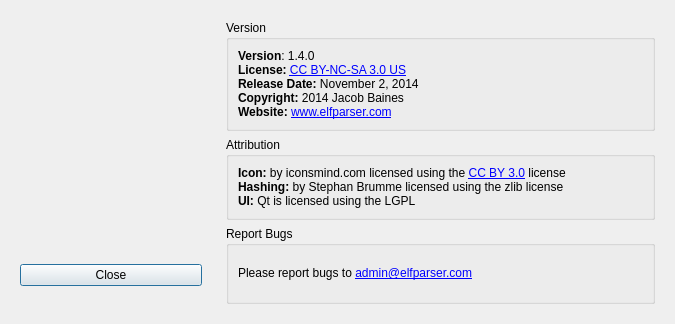
<?xml version="1.0" encoding="UTF-8"?>
<ui version="4.0">
 <class>About</class>
 <widget class="QDialog" name="About">
  <property name="geometry">
   <rect>
    <x>0</x>
    <y>0</y>
    <width>675</width>
    <height>324</height>
   </rect>
  </property>
  <property name="windowTitle">
   <string>Dialog</string>
  </property>
  <layout class="QHBoxLayout" name="horizontalLayout">
   <item>
    <widget class="QFrame" name="frame_3">
     <property name="sizePolicy">
      <sizepolicy hsizetype="Minimum" vsizetype="Preferred">
       <horstretch>0</horstretch>
       <verstretch>0</verstretch>
      </sizepolicy>
     </property>
     <property name="minimumSize">
      <size>
       <width>200</width>
       <height>300</height>
      </size>
     </property>
     <property name="maximumSize">
      <size>
       <width>200</width>
       <height>300</height>
      </size>
     </property>
     <property name="frameShape">
      <enum>QFrame::NoFrame</enum>
     </property>
     <property name="frameShadow">
      <enum>QFrame::Raised</enum>
     </property>
     <layout class="QVBoxLayout" name="verticalLayout_5">
      <item>
       <widget class="QLabel" name="imageLabel">
        <property name="sizePolicy">
         <sizepolicy hsizetype="Fixed" vsizetype="Fixed">
          <horstretch>0</horstretch>
          <verstretch>0</verstretch>
         </sizepolicy>
        </property>
        <property name="minimumSize">
         <size>
          <width>185</width>
          <height>185</height>
         </size>
        </property>
        <property name="maximumSize">
         <size>
          <width>185</width>
          <height>185</height>
         </size>
        </property>
        <property name="text">
         <string/>
        </property>
        <property name="scaledContents">
         <bool>true</bool>
        </property>
        <property name="wordWrap">
         <bool>true</bool>
        </property>
       </widget>
      </item>
      <item>
       <spacer name="verticalSpacer">
        <property name="orientation">
         <enum>Qt::Vertical</enum>
        </property>
        <property name="sizeType">
         <enum>QSizePolicy::Minimum</enum>
        </property>
        <property name="sizeHint" stdset="0">
         <size>
          <width>20</width>
          <height>20</height>
         </size>
        </property>
       </spacer>
      </item>
      <item>
       <widget class="QPushButton" name="closeButton">
        <property name="text">
         <string>Close</string>
        </property>
       </widget>
      </item>
     </layout>
     <zorder>imageLabel</zorder>
     <zorder>closeButton</zorder>
    </widget>
   </item>
   <item>
    <widget class="QFrame" name="frame_2">
     <property name="frameShape">
      <enum>QFrame::NoFrame</enum>
     </property>
     <property name="frameShadow">
      <enum>QFrame::Raised</enum>
     </property>
     <layout class="QVBoxLayout" name="verticalLayout">
      <item>
       <widget class="QGroupBox" name="versionBox">
        <property name="title">
         <string>Version</string>
        </property>
        <layout class="QVBoxLayout" name="verticalLayout_2">
         <item>
          <widget class="QLabel" name="label">
           <property name="text">
            <string>&lt;html&gt;&lt;head/&gt;&lt;body&gt;&lt;p&gt;&lt;span style=&quot; font-weight:600;&quot;&gt;Version&lt;/span&gt;: 1.4.0&lt;br/&gt;&lt;span style=&quot; font-weight:600;&quot;&gt;License: &lt;/span&gt;&lt;a href=&quot;https://creativecommons.org/licenses/by-nc-sa/3.0/us/&quot;&gt;&lt;span style=&quot; text-decoration: underline; color:#0000ff;&quot;&gt;CC BY-NC-SA 3.0 US&lt;/span&gt;&lt;/a&gt;&lt;br/&gt;&lt;span style=&quot; font-weight:600;&quot;&gt;Release Date:&lt;/span&gt; November 2, 2014&lt;br/&gt;&lt;span style=&quot; font-weight:600;&quot;&gt;Copyright: &lt;/span&gt;2014 Jacob Baines&lt;br/&gt;&lt;span style=&quot; font-weight:600;&quot;&gt;Website: &lt;/span&gt;&lt;a href=&quot;http://www.elfparser.com&quot;&gt;&lt;span style=&quot; text-decoration: underline; color:#0000ff;&quot;&gt;www.elfparser.com&lt;/span&gt;&lt;/a&gt;&lt;/p&gt;&lt;/body&gt;&lt;/html&gt;</string>
           </property>
          </widget>
         </item>
        </layout>
       </widget>
      </item>
      <item>
       <widget class="QGroupBox" name="creditsBox">
        <property name="title">
         <string>Attribution</string>
        </property>
        <layout class="QVBoxLayout" name="verticalLayout_3">
         <item>
          <widget class="QLabel" name="label_2">
           <property name="text">
            <string>&lt;html&gt;&lt;head/&gt;&lt;body&gt;&lt;span style=&quot; font-weight:600;&quot;&gt;Icon:&lt;/span&gt; by iconsmind.com licensed using the &lt;a href=&quot;http://creativecommons.org/licenses/by/3.0/us/&quot;&gt;&lt;span style=&quot; text-decoration: underline; color:#0000ff;&quot;&gt;CC BY 3.0&lt;/span&gt;&lt;/a&gt; license&lt;br&gt;&lt;span style=&quot; font-weight:600;&quot;&gt;Hashing:&lt;/span&gt; by Stephan Brumme licensed using the zlib license&lt;br&gt;&lt;span style=&quot; font-weight:600;&quot;&gt;UI:&lt;/span&gt; Qt is licensed using the LGPL&lt;/body&gt;&lt;/html&gt;</string>
           </property>
          </widget>
         </item>
        </layout>
       </widget>
      </item>
      <item>
       <widget class="QGroupBox" name="groupBox">
        <property name="title">
         <string>Report Bugs</string>
        </property>
        <layout class="QVBoxLayout" name="verticalLayout_4">
         <item>
          <widget class="QLabel" name="label_3">
           <property name="text">
            <string>&lt;html&gt;&lt;head/&gt;&lt;body&gt;&lt;p&gt;Please report bugs to &lt;a href=&quot;admin@elfparser.com&quot;&gt;&lt;span style=&quot; text-decoration: underline; color:#0000ff;&quot;&gt;admin@elfparser.com&lt;/span&gt;&lt;/a&gt;&lt;/p&gt;&lt;/body&gt;&lt;/html&gt;</string>
           </property>
          </widget>
         </item>
        </layout>
       </widget>
      </item>
     </layout>
    </widget>
   </item>
  </layout>
 </widget>
 <resources/>
 <connections>
  <connection>
   <sender>closeButton</sender>
   <signal>clicked()</signal>
   <receiver>About</receiver>
   <slot>close()</slot>
   <hints>
    <hint type="sourcelabel">
     <x>111</x>
     <y>291</y>
    </hint>
    <hint type="destinationlabel">
     <x>337</x>
     <y>161</y>
    </hint>
   </hints>
  </connection>
 </connections>
</ui>
